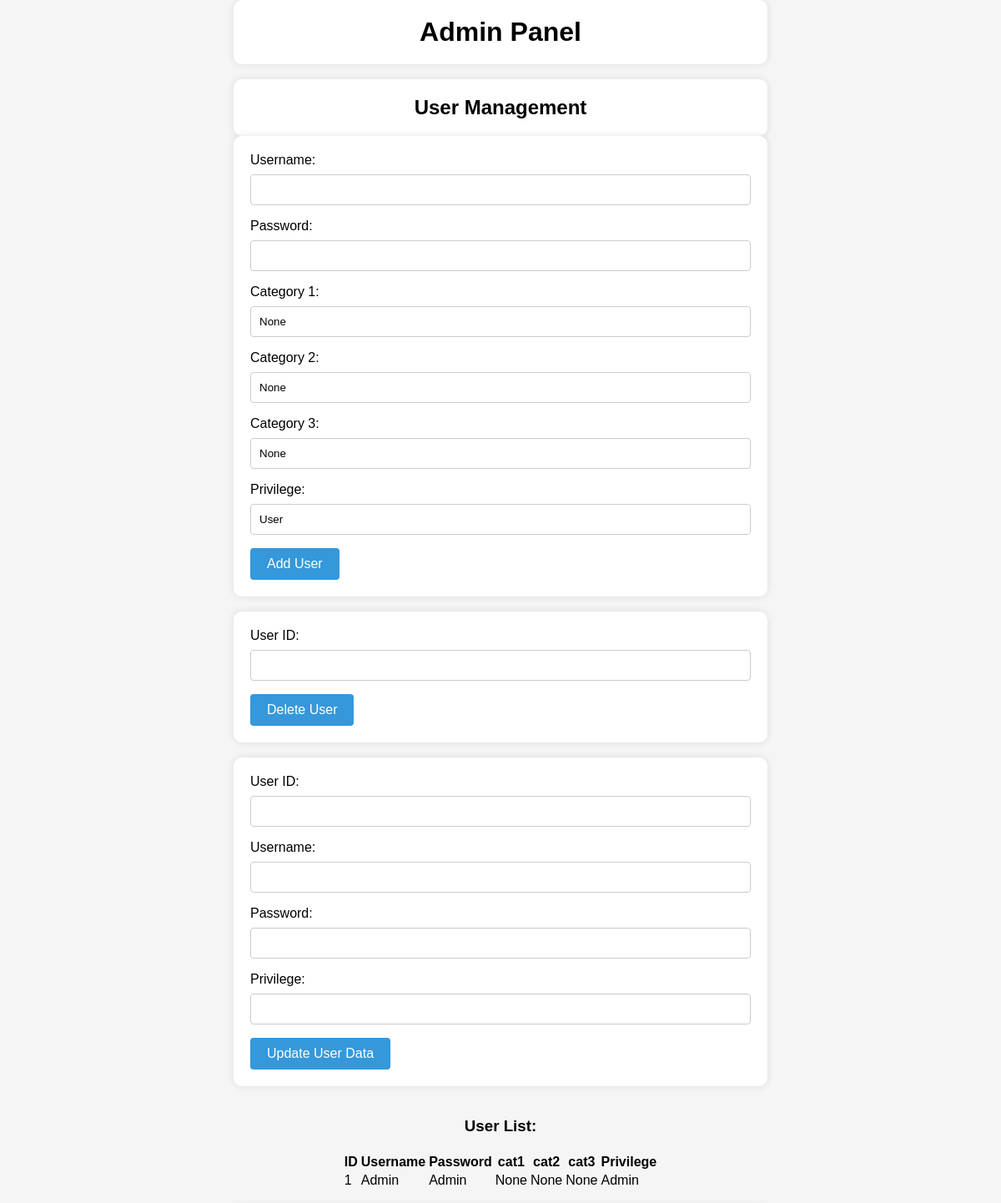
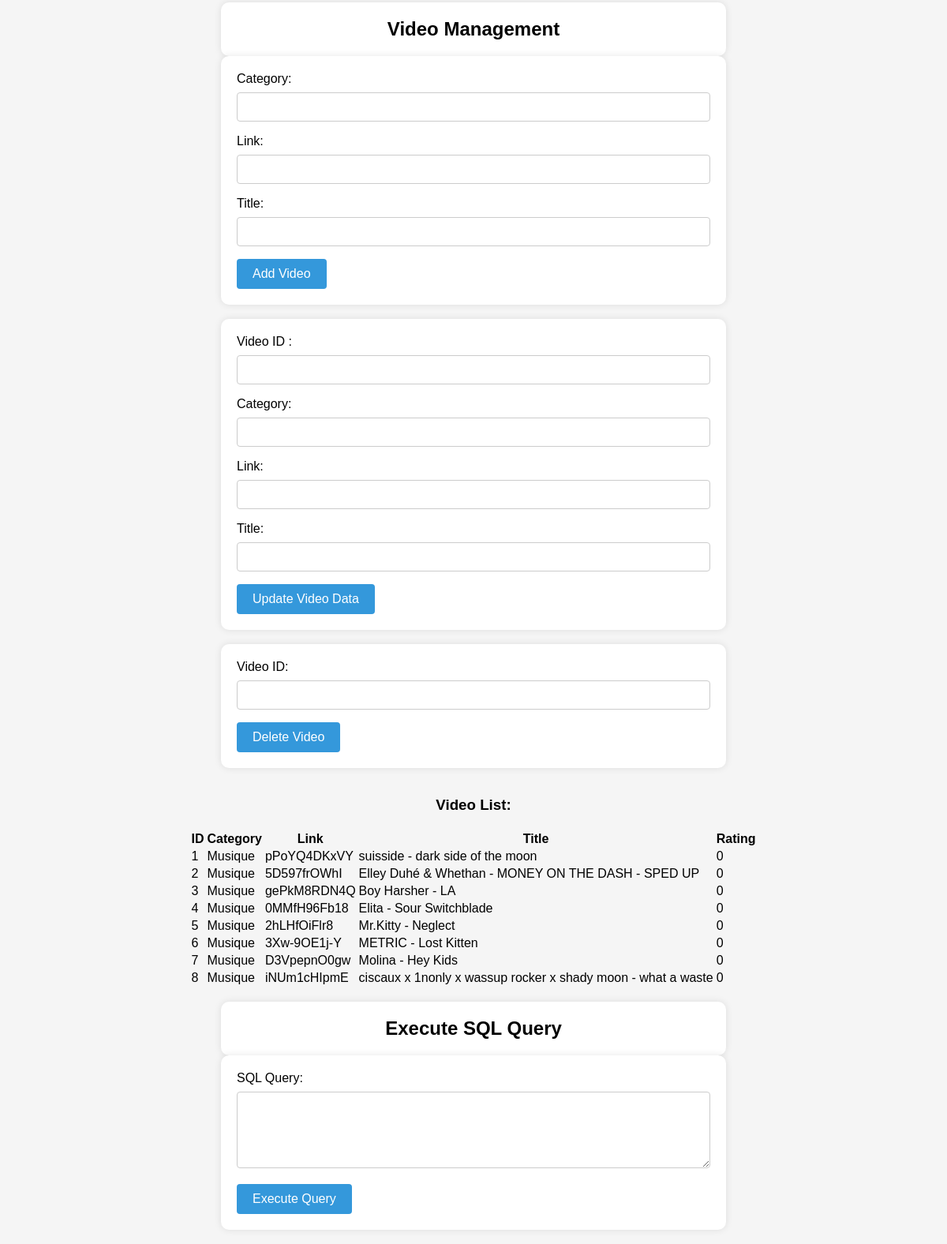
The page /adminpanel (signed in) on the database its author committed (2 pictures, top to bottom).
### app.py (models this page shows)
class Users(db.Model):
    id = db.Column(db.Integer, primary_key=True)
    username = db.Column(db.String(200),nullable=False)
    password = db.Column(db.String(200),nullable=False)
    cat1 = db.Column(db.String(20))
    cat2 = db.Column(db.String(20))
    cat3 = db.Column(db.String(20))
    privilege = db.Column(db.String(10))

class Video(db.Model):
    id = db.Column(db.Integer, primary_key=True)
    category = db.Column(db.String(25),nullable=False)
    link = db.Column(db.String(50),nullable=False)
    title = db.Column(db.String(255),nullable=False)
    rating = db.Column(db.Integer,default=0)

### app.py (the view, shortened to what this page needs)
@app.route("/adminpanel",methods=['POST','GET'])
def adminpanel():
    try :
        if 'privilege' not in session or session['privilege'] != 'Admin':
            return "Accès refusé : privilèges insuffisants."
        userlist = Users.query.order_by(Users.id)
        vidlist = Video.query.order_by(Video.id)
        return render_template("adminpanel.html", userlist=userlist,vidlist=vidlist)
    except Exception as error:
        return f"Une erreur s'est produite : {str(error)}"

### templates/adminpanel.html (shortened to what this page needs)
<!DOCTYPE html>
<html lang="en">
  <head>
    <link
      rel="stylesheet"
      href="{{ url_for('static', filename='style_adminpanel.css') }}"
    />
  </head>
  <body>
    <h1>Admin Panel</h1>
    <br />
    <h2>User Management</h2>
    <form action="/adminpanel" method="post">
      <label for="username">Username:
      </label>
      <input type="text" name="username" required />
      <label for="password">Password:</label>
      <input type="password" name="password" required />
      <label for="cat1">Category 1:</label>
      <input
        type="text"
        name="cat1"
        value="{{ request.form.get('cat1', 'None') }}"
      />
      <label for="cat2">Category 2:</label>
      <input
        type="text"
        name="cat2"
        value="{{ request.form.get('cat2', 'None') }}"
      />
      <label for="cat3">Category 3:</label>
      <input
        type="text"
        name="cat3"
        value="{{ request.form.get('cat3', 'None') }}"
      />
      <label for="privilege">Privilege:</label>
      <input
        type="text"
        name="privilege"
        value="{{ request.form.get('privilege','User') }}"
      />
      <button type="submit" name="action" value="add_user">Add User</button>
    </form>
    <br />
    <form action="/adminpanel" method="post">
      <label for="userid">User ID:</label>
      <input type="text" name="userid" required />
      <button type="submit" name="action" value="delete_user">
        Delete User
      </button>
    </form>
    <br />
    <form action="/adminpanel" method="post">
      <label for="userid_update">User ID:</label>
      <input type="text" name="userid" required />
      <label for="username">Username:</label>
      <input type="text" name="username" required />
      <label for="password">Password:</label>
      <input type="password" name="password" required />
      <label for="privilege">Privilege:</label>
      <input type="text" name="privilege" />
      <button type="submit" name="action" value="update_user_data">
        Update User Data
      </button>
    </form>
    <br />
    <h3>User List:</h3>
    <table>
      <tr>
        <th>ID</th>
        <th>Username</th>
        <th>Password</th>
        <th>cat1</th>
        <th>cat2</th>
        <th>cat3</th>
        <th>Privilege</th>
      </tr>
      {% for user in userlist %}
      <tr>
        <td>{{ user.id }}</td>
        <td>{{ user.username }}</td>
        <td>{{ user.password }}</td>
        <td>{{ user.cat1 }}</td>
        <td>{{ user.cat2 }}</td>
        <td>{{ user.cat3 }}</td>
        <td>{{ user.privilege }}</td>
      </tr>
      {% endfor %}
    </table>
    <br />
    <h2>Video Management</h2>
    <form action="/adminpanel" method="post">
      <label for="category">Category:</label>
      <input type="text" name="category" required />
      <label for="link">Link:</label>
      <input type="text" name="link" required />
      <label for="title">Title:
      </label>
      <input type="text" name="title" required />
      <button type="submit" name="action" value="add_video">Add Video</button>
    </form>
    <br />
    <form action="/adminpanel" method="post">
      <label for="videoid">Video ID :</label>
      <input type="text" name="videoid" required />
      <label for="category">Category:</label>
      <input type="text" name="category" required />
      <label for="link">Link:</label>
      <input type="text" name="link" required />
      <label for="title">Title:</label>
      <input type="text" name="title" required />
      <button type="submit" name="action" value="update_video_data">
        Update Video Data
      </button>
    </form>
    <br />
    <form action="/adminpanel" method="post">
      <label for="videoid">Video ID:</label>
      <input type="text" name="videoid" required />
      <button type="submit" name="action" value="delete_video">
        Delete Video
      </button>
    </form>
    <br />
    <h3>Video List:</h3>
    <table>
      <tr>
        <th>ID</th>
        <th>Category</th>
        <th>Link</th>
        <th>Title</th>
        <th>Rating</th>
      </tr>
      {% for video in vidlist %}
      <tr>
        <td>{{ video.id }}</td>
        <td>{{ video.category }}</td>
        <td>{{ video.link }}</td>
        <td>{{ video.title }}</td>
        <td>{{ video.rating }}</td>
      </tr>
      {% endfor %}
    </table>
    <br />
    <h2>Execute SQL Query</h2>
    <form action="/adminpanel" method="post">
      <label for="sql_query">SQL Query:</label>
      <textarea name="sql_query" rows="5" cols="50" required></textarea>
      <br />
      <button type="submit" name="action" value="execute_query">
        Execute Query
      </button>
    </form>
    <br />
  </body>
</html>

### static/style_adminpanel.css (style rules this page uses)
body { font-family: "Poppins", sans-serif; margin: 0; padding: 0; box-sizing: border-box; background-color: #f5f5f5; }
h1, h2, h3 { text-align: center; margin-bottom: 20px; }
form { max-width: 600px; margin: 0 auto; background-color: #fff; padding: 20px; border-radius: 10px; box-shadow: 0 0 10px rgba(0, 0, 0, 0.1); }
label { display: block; margin-bottom: 8px; }
input[type="text"], input[type="password"], textarea { width: 100%; padding: 10px; margin-bottom: 16px; border: 1px solid #ccc; border-radius: 4px; box-sizing: border-box; }
button { display: inline-block; padding: 10px 20px; font-size: 16px; background-color: #3498db; color: #fff; border: none; border-radius: 4px; cursor: pointer; }
h1, h2 { max-width: 600px; margin: 0 auto; background-color: #fff; padding: 20px; border-radius: 10px; box-shadow: 0 0 10px rgba(0, 0, 0, 0.1); }
h3 { text-align: center; }
h3 + table, h2 + table { margin: 0 auto; }

### rows shown on the page
Users: id "1", username "Admin", password "Admin", cat1 "None", cat2 "None", cat3 "None", privilege "Admin"
Video: id "1", category "Musique", link "pPoYQ4DKxVY", title "suisside - dark side of the moon", rating "0"
Video: id "2", category "Musique", link "5D597frOWhI", title "Elley Duhé & Whethan - MONEY ON THE DASH - SPED UP", rating "0"
Video: id "3", category "Musique", link "gePkM8RDN4Q", title "Boy Harsher - LA", rating "0"
Video: id "4", category "Musique", link "0MMfH96Fb18", title "Elita - Sour Switchblade", rating "0"
Video: id "5", category "Musique", link "2hLHfOiFlr8", title "Mr.Kitty - Neglect", rating "0"
Video: id "6", category "Musique", link "3Xw-9OE1j-Y", title "METRIC - Lost Kitten", rating "0"
Video: id "7", category "Musique", link "D3VpepnO0gw", title "Molina - Hey Kids", rating "0"
Video: id "8", category "Musique", link "iNUm1cHIpmE", title "ciscaux x 1nonly x wassup rocker x shady moon - what a waste", rating "0"
